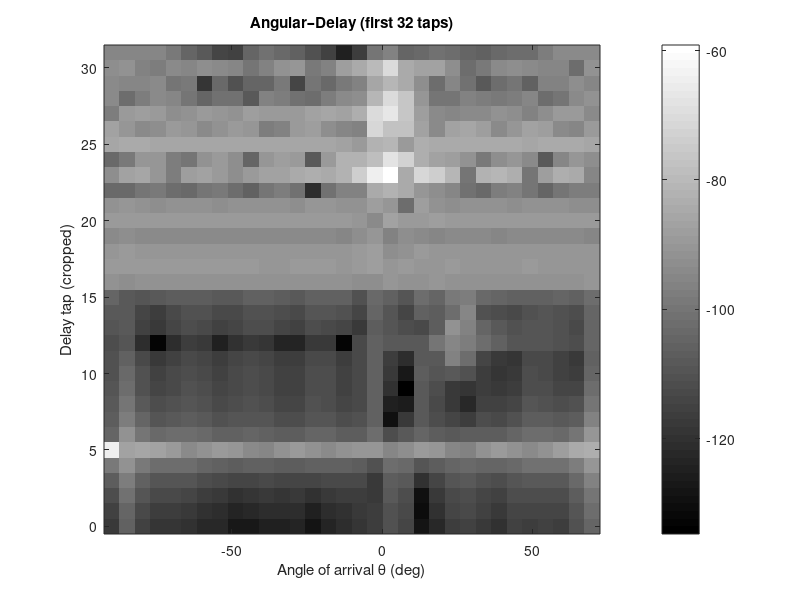

Here is the MATLAB script that generated this plot:
%% load_HangDelay.m
clear; clc; close all;

% Load saved matrix
load('H_ang_delay.mat');   % loads H_ang_delay [Delay × A] and theta_deg [1×A]

% Crop delay dimension: e.g. first 32 taps
crop_len = 32;
H_crop = H_ang_delay(1:crop_len, :);    % [32 × A]

% Compute power in dB
P_crop_dB = 10*log10(abs(H_crop).^2 + eps);

% Plot again
figure('Name','Cropped Angular–Delay (32 taps)');
imagesc(theta_deg, 0:crop_len-1, P_crop_dB); axis xy;
xlabel('Angle of arrival \theta (deg)'); ylabel('Delay tap (cropped)');
title(sprintf('Angular–Delay (first %d taps)', crop_len));
colorbar; colormap gray;
